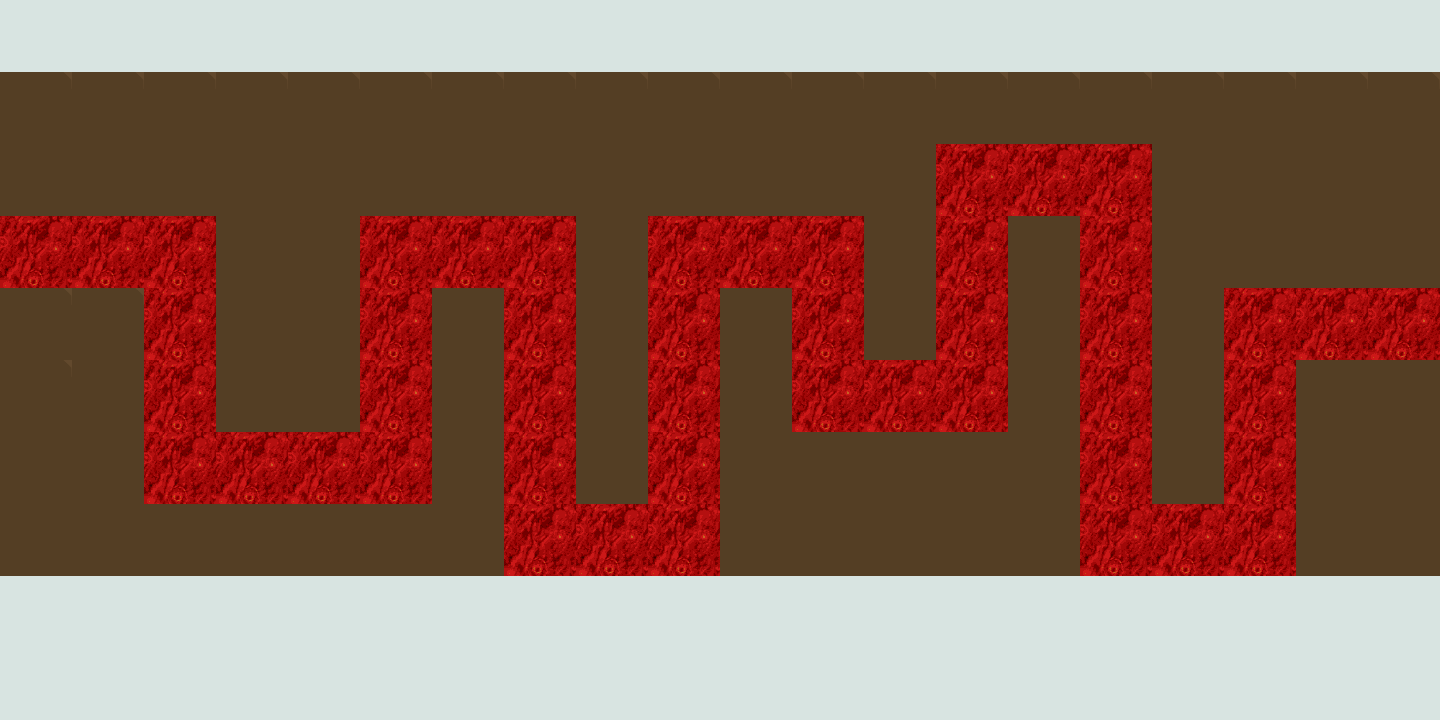

A level layout from a 2D game, rendered from its tile map. Below: a short description, then the map file with its tile-grid data intact:
An orthogonal 20x10 tile map with 72x72 px tiles, 1 tile layer (Tile Layer 1), 4 tilesets.

<map version="1.10" tiledversion="1.10.2" orientation="orthogonal" renderorder="right-down" width="20" height="10" tilewidth="72" tileheight="72" infinite="0" nextlayerid="2" nextobjectid="1">
 <tileset firstgid="1" source="PlayStation 3 - LittleBigPlanet 2 - White Ceramic Tiles.tsx" />
 <tileset firstgid="57" source="PC Computer - Shadow Warrior - Animated Tiles.tsx" />
 <tileset firstgid="237" source="PC Computer - Teeworlds - Grass Tiles.tsx" />
 <tileset firstgid="503" source="PlayStation 3 - LittleBigPlanet 2 - White Ceramic Tiles.tsx" />
 <layer id="1" name="Tile Layer 1" width="20" height="10">
  <data encoding="csv">
379,379,379,379,379,379,379,379,379,379,379,379,379,379,379,379,379,379,379,379,
482,482,482,482,482,482,482,482,482,482,482,482,482,482,482,482,482,482,482,482,
496,496,496,496,496,496,496,496,496,496,496,496,496,113,113,113,496,496,496,496,
113,113,113,496,496,113,113,113,496,113,113,113,496,113,496,113,496,496,496,496,
482,482,113,496,496,113,496,113,496,113,496,113,496,113,496,113,496,113,113,113,
482,496,113,496,496,113,496,113,496,113,496,113,113,113,496,113,496,113,496,496,
496,496,113,113,113,113,496,113,496,113,496,496,496,496,496,113,496,113,496,496,
496,496,496,496,496,496,496,113,113,113,496,496,496,496,496,113,113,113,496,496,
379,379,379,379,379,379,379,379,379,379,379,379,379,379,379,379,379,379,379,379,
379,379,379,379,379,379,379,379,379,379,379,379,379,379,379,379,379,379,379,379
</data>
 </layer>
</map>
